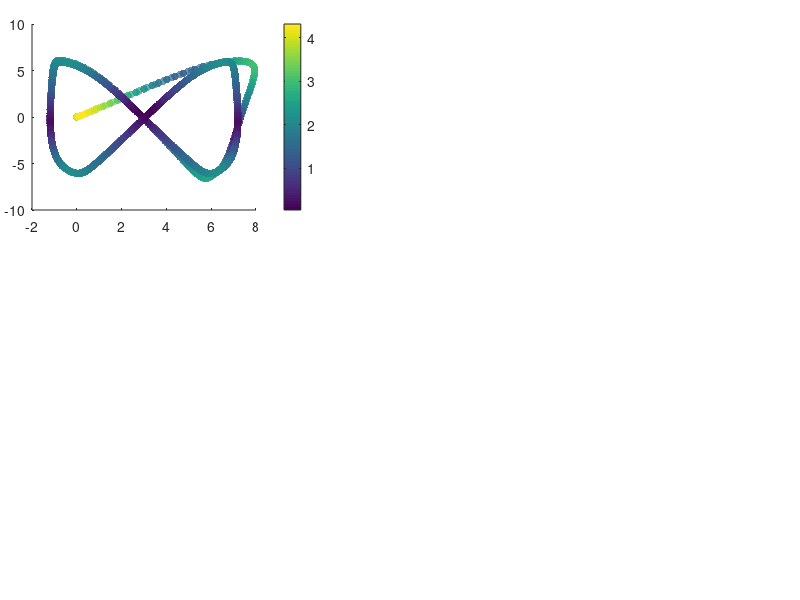

Write MATLAB code to recreate this figure. (Note: this script raises an error after producing the figure.)
%% Code to show the results of the Inverse kinematic controller

% Clean variables
clc, clear all, close all;
 
%% CARGA MIL
load('Kinetic_HiL.mat');

% DAtos de estado
h_HiL = x_states(1:4,:);
u_HiL = x_states(5:8,:);
t = t_time;

%%Tarea deseada
hd = ref(1:4,:);
hd_p = ref(5:8,:);

% Action de control dinamica
uc = uc_input;

% Error definition
for k = 1:length(t)
    error_vector = hd(1:3, k)-h_HiL(1:3, k);
    error_dynamic(k) = norm(error_vector,2);
end

% Figure propert%% Figures
lw = 1; % linewidth 1
lwV = 2; % linewidth 2
fontsizeLabel = 11; %11
fontsizeLegend = 11;
fontsizeTicks = 11;
fontsizeTitel = 11;
sizeX = 1300; % size figure
sizeY = 750; % size figure

% color propreties
c1 = [80, 81, 79]/255;
c2 = [244, 213, 141]/255;
c3 = [242, 95, 92]/255;
c4 = [112, 141, 129]/255;

C18 = [0 0 0];
c5 = [130, 37, 37]/255;
c6 = [205, 167, 37]/255;
c7 = [81, 115, 180]/255;

C1 = [246 170 141]/255;
C2 = [51 187 238]/255;
C3 = [0 153 136]/255;
C4 = [238 119 51]/255;
C5 = [204 51 17]/255;
C6 = [238 51 119]/255;
C7 = [187 187 187]/255;
C8 = [80 80 80]/255;
C9 = [140 140 140]/255;
C10 = [0 128 255]/255;
C11 = [234 52 89]/255;
C12 = [39 124 252]/255;
C13 = [40 122 125]/255;
%C14 = [86 215 219]/255;
C14 = [252 94 158]/255;
C15 = [244 171 39]/255;
C16 = [100 121 162]/255;
C17 = [255 0 0]/255;
%% New color slection

figure('Position', [500 500 sizeX sizeY])
set(gcf, 'Position', [500 500 sizeX sizeY]);
fig1_comps.fig = gcf;

% Figure 1
axes('Position',[0.04 0.65 .35 .31]);
%% Colorbar
scatter(h_HiL(1, :),h_HiL(2, :),30,error_dynamic,'filled','MarkerFaceAlpha',0.7);
c = colorbar;
c.Label.Interpreter = 'latex';
c.Label.String = '$\textrm{Error}~||\tilde{\mathbf{\eta}}||$';

set(c,'TickLabelInterpreter','latex')

%% Desired Trajectory
hd_plot = line(hd(1,:),hd(2,:));
set(hd_plot, 'LineStyle', '--', 'Color', C8, 'LineWidth', 1.2*lw)

%% Real Trajectory
h_plot = line(h_HiL(1,:),h_HiL(2,:));
set(h_plot, 'LineStyle', '-', 'Color', C18, 'LineWidth', 1.2*lw)

%% Title of the image
hTitle_1 = title({'$\textrm{(a)}$'},'fontsize',14,'interpreter','latex','Color',C18);
%hXLabel_1 = xlabel('$x~[m]$','fontsize',9,'interpreter','latex', 'Color',C18);
hYLabel_1 = ylabel('$y~[m]$','fontsize',9,'interpreter','latex', 'Color',C18);

%% Legend nomeclature
hLegend_1 = legend([hd_plot, h_plot],{'$\mathbf{\eta}_d$','$\mathbf{\eta}$'},'fontsize',12,'interpreter','latex','Color',[255 255 255]/255,'Location','best','NumColumns',1,'TextColor','black');
set(gca,'ticklabelinterpreter','latex',...
        'fontsize',1.3*fontsizeTicks)
% Figure properties
ax_1 = gca;
ax_1.Box = 'on';
ax_1.BoxStyle = 'full';
ax_1.TickLength = [0.005;0.005];
ax_1.TickDirMode = 'auto';
ax_1.YMinorTick = 'on';
ax_1.XMinorTick = 'on';
% ax_2.XTickLabel = [];
ax_1.XMinorGrid = 'on';
ax_1.YMinorGrid = 'on';
%ax_2.MinorGridColor = '#8f8f8f';
ax_1.MinorGridAlpha = 0.15;
ax_1.LineWidth = 0.8;
ax_1.XLim = [min(h_HiL(1,:))-0.2 max(h_HiL(1,:))+0.2];
ax_1.YLim = [min(h_HiL(2,:))-0.2 max(h_HiL(2,:))+0.2];

% Figure 2
axes('Position',[0.04 0.28 .35 .31]);
%% Colorbar
scatter(h_HiL(1, :),h_HiL(3, :),30,error_dynamic,'filled','MarkerFaceAlpha',0.7);
c = colorbar;
c.Label.Interpreter = 'latex';
c.Label.String = '$\textrm{Error}~||\tilde{\mathbf{\eta}}||$';

set(c,'TickLabelInterpreter','latex')

%% Desired Trajectory
hd_plot_2 = line(hd(1,:),hd(3,:));
set(hd_plot_2, 'LineStyle', '--', 'Color', C8, 'LineWidth', 1.2*lw)

%% Real Trajectory
h_plot_2 = line(h_HiL(1,:),h_HiL(3,:));
set(h_plot_2, 'LineStyle', '-', 'Color', C18, 'LineWidth', 1.2*lw)

%% Title of the image
hTitle_2 = title({'$\textrm{(b)}$'},'fontsize',14,'interpreter','latex','Color',C18);
hXLabel_2 = xlabel('$x~[m]$','fontsize',9,'interpreter','latex', 'Color',C18);
hYLabel_2 = ylabel('$z~[m]$','fontsize',9,'interpreter','latex', 'Color',C18);

%% Legend nomeclature
hLegend_2 = legend([hd_plot_2, h_plot_2],{'$\mathbf{\eta}_d$','$\mathbf{\eta}$'},'fontsize',12,'interpreter','latex','Color',[255 255 255]/255,'Location','best','NumColumns',1,'TextColor','black');
set(gca,'ticklabelinterpreter','latex',...
        'fontsize',1.3*fontsizeTicks)
% Figure properties
ax_2 = gca;
ax_2.Box = 'on';
ax_2.BoxStyle = 'full';
ax_2.TickLength = [0.005;0.005];
ax_2.TickDirMode = 'auto';
ax_2.YMinorTick = 'on';
ax_2.XMinorTick = 'on';
% ax_2.XTickLabel = [];
ax_2.XMinorGrid = 'on';
ax_2.YMinorGrid = 'on';
%ax_2.MinorGridColor = '#8f8f8f';
ax_2.MinorGridAlpha = 0.15;
ax_2.LineWidth = 0.8;
ax_2.XLim = [min(h_HiL(1,:))-0.2 max(h_HiL(1,:))+0.2];
ax_2.YLim = [min(h_HiL(3,:))-0.2 max(h_HiL(3,:))+0.2];

axes('Position',[0.45 0.65 .54 .31]);
%% Data generation
error_x_plot = line(t,hd(1,:)-h_HiL(1,:));
set(error_x_plot, 'LineStyle', '-', 'Color', C5, 'LineWidth', 1.1*lw);
error_y_plot = line(t,hd(2,:)-h_HiL(2,:));
set(error_y_plot, 'LineStyle', '-', 'Color', C3, 'LineWidth', 1.1*lw);
error_z_plot = line(t,hd(3,:)-h_HiL(3,:));
set(error_z_plot, 'LineStyle', '-', 'Color', c7, 'LineWidth', 1.1*lw);

% fig1_comps.p1 = ul_plot;
%% Title of the image
hTitle_3 = title({'$\textrm{(c)}$'},'fontsize',14,'interpreter','latex','Color',C18);
%xlabel('$\textrm{Time}[s]$','fontsize',10,'interpreter','latex','Color',C18);
ylabel('$\textrm{Control Error}~[m]$','fontsize',10,'interpreter','latex', 'Color',C18);

%% Legend nomeclature
hLegend_3 = legend([error_x_plot,error_y_plot, error_z_plot],{'$\tilde{\mathbf{\eta}}_x$','$\tilde{\mathbf{\eta}}_y$','$\tilde{\mathbf{\eta}}_z$'},'fontsize',12,'interpreter','latex','Color',[255 255 255]/255,'Location','best','NumColumns',1,'TextColor','black');
 set(gca,'ticklabelinterpreter','latex',...
         'fontsize',1.3*fontsizeTicks)
%% Figure properties
ax_3 = gca;
ax_3.Box = 'on';
ax_3.BoxStyle = 'full';
ax_3.TickLength = [0.01;0.01];
ax_3.TickDirMode = 'auto';
ax_3.XTickLabel = [];
ax_3.YMinorTick = 'on';
ax_3.XMinorTick = 'on';
ax_3.XMinorGrid = 'on';
ax_3.YMinorGrid = 'on';
%ax_1.MinorGridColor = '#8f8f8f';
ax_3.MinorGridAlpha = 0.15;
ax_3.LineWidth = 0.8;
ax_3.XLim = [0 t(end)];

%% Zoom Plot
axes('Position',[0.70 0.85 .2 .1]);
index_zoom_1 = (t>=20) & (t<=30);
error_x_plot_zoom = line(t(index_zoom_1),hd(1,(index_zoom_1))-h_HiL(1,(index_zoom_1)));
error_y_plot_zoom = line(t(index_zoom_1),hd(2,(index_zoom_1))-h_HiL(2,(index_zoom_1)));
error_z_plot_zoom = line(t(index_zoom_1),hd(3,(index_zoom_1))-h_HiL(3,(index_zoom_1)));

set(error_x_plot_zoom, 'LineStyle', '-', 'Color', C5, 'LineWidth', lw*0.8);
set(error_y_plot_zoom, 'LineStyle', '-', 'Color', C3, 'LineWidth', lw*0.8);
set(error_z_plot_zoom, 'LineStyle', '-', 'Color', c7, 'LineWidth', lw*0.8);

set(gca,'ticklabelinterpreter','latex',...
         'fontsize',fontsizeTicks*0.5)
ax_1_zoom = gca;
ax_1_zoom.Box = 'on';
ax_1_zoom.BoxStyle = 'full';
ax_1_zoom.TickLength = [0.01;0.01];
%ax_1_zoom.YLim = [-0.5 0.5];
%ax_1_zoom.YTickLabel = [];
%ax_1_zoom.XTickLabel = [];
ax_1_zoom.TickDirMode = 'manual';
ax_1_zoom.TickDir = 'in';
ax_1_zoom.YMinorTick = 'on';
ax_1_zoom.XMinorTick = 'on';
ax_1_zoom.LineWidth = 0.5;
ax_1_zoom.XMinorGrid = 'on';
ax_1_zoom.YMinorGrid = 'on';
axes('Position',[0.45 0.28 .54 .31]); %axes('Position',[0.45 0.65 .54 .31]);
%% Data generation
uc_l = line(t(1,1:length(uc(1,:))),uc(1,:));
set(uc_l, 'LineStyle', '-', 'Color', C7, 'LineWidth', 1.3*lw);
uc_m = line(t(1,1:length(uc(2,:))),uc(2,:));
set(uc_m, 'LineStyle', '-', 'Color', C14, 'LineWidth', 1.3*lw);
uc_n = line(t(1,1:length(uc(3,:))),uc(3,:));
set(uc_n, 'LineStyle', '-', 'Color', C15, 'LineWidth', 1.3*lw);


uc_l_real = line(t(1,1:length(u_HiL(1,:))),u_HiL(1,:));
set(uc_l_real, 'LineStyle', '--', 'Color', [C7, 0.5], 'LineWidth', 1.3*lw);
uc_m_real = line(t(1,1:length(u_HiL(2,:))),u_HiL(2,:));
set(uc_m_real, 'LineStyle', '--', 'Color', [C14, 0.5], 'LineWidth', 1.3*lw);
uc_n_real = line(t(1,1:length(u_HiL(3,:))),u_HiL(3,:));
set(uc_n_real, 'LineStyle', '--', 'Color', [C15, 0.5], 'LineWidth', 1.3*lw);

% fig1_comps.p1 = ul_plot;
%% Title of the image
hTitle_4 = title({'$\textrm{(d)}$'},'fontsize',14,'interpreter','latex','Color',C18);
xlabel('$\textrm{Time}[s]$','fontsize',10,'interpreter','latex','Color',C18);
ylabel('$\textrm{Inputs}~[m/s]$','fontsize',10,'interpreter','latex', 'Color',C18);

%% Legend nomeclature
hLegend_4 = legend([uc_l,uc_m, uc_n, uc_l_real,uc_m_real, uc_n_real ],{'${\mu}_{l_{ref}}$','${\mu}_{m_{ref}}$','${\mu}_{n}$', '${\mu}_{l}$','${\mu}_{m}$','${\mu}_{n}$'},'fontsize',12,'interpreter','latex','Color',[255 255 255]/255,'Location','best','NumColumns',1,'TextColor','black');
 set(gca,'ticklabelinterpreter','latex',...
         'fontsize',1.3*fontsizeTicks)
%% Figure properties
ax_4 = gca;
ax_4.Box = 'on';
ax_4.BoxStyle = 'full';
ax_4.TickLength = [0.01;0.01];
ax_4.TickDirMode = 'auto';
ax_4.YMinorTick = 'on';
ax_4.XMinorTick = 'on';
ax_4.XMinorGrid = 'on';
ax_4.YMinorGrid = 'on';
%ax_1.MinorGridColor = '#8f8f8f';
ax_4.MinorGridAlpha = 0.15;
ax_4.LineWidth = 0.8;
ax_4.XLim = [0 t(end)];
% 
set(gcf, 'Color', 'w'); % Sets axes background
export_fig a_Results_Kinetic_HiL.pdf -q101

%% RMS dynamics
RMSE_x_dynamic = sqrt(mean((error_vector(1,:)).^2));
RMSE_y_dynamic = sqrt(mean((error_vector(2,:)).^2));
RMSE_z_dynamic = sqrt(mean((error_vector(3,:)).^2));

save("Dynamic_real_rmse.mat","RMSE_x_dynamic", "RMSE_y_dynamic", "RMSE_z_dynamic", "error_dynamic");